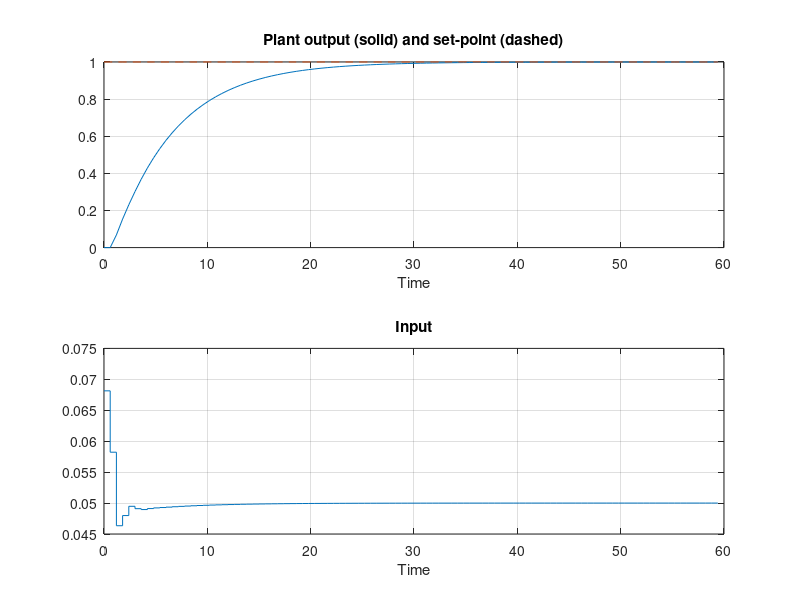

Write the MATLAB code that produced this figure.
%BASICMPC Basic Predictive Control without constraints. (Script file)
%
% Implements unconstrained MPC for stable SISO discrete-time system 
% defined as LTI object.
%
% The following are editable parameters (most have defaults):
% Tref: Time constant of exponential reference trajectory
% Ts:   Sampling interval 
% plant: Plant definition  (discrete-time SISO LTI object)
% model: Model definition  (discrete-time SISO LTI object)
% P: Vector of coincidence points
% M: Control horizon
% tend: Duration of simulation
% setpoint: Setpoint trajectory (column vector) - length must exceed
%           no of steps in simulation by at least max(P).
% umpast, uppast, ympast, yppast: Initial conditions of plant & model.
%
% Assumes Matlab 5.3. Uses Control Toolbox LTI object class. 
% No other toolboxes required.

%% J.M.Maciejowski, 8 March 1999. Revised 22.3.99, 15.12.99.
%% Copyright(C) 1999. All Rights Reserved.
%% Cambridge University Engineering Department.
clear all
close all
%%%%%%%%%%%%%%%%% PROBLEM DEFINITION:

% Define time-constant of reference trajectory Tref:
Tref = 6;

% Define sampling interval Ts (default Tref/10):
if Tref == 0,
  Ts = 1;
else
  Ts = Tref/10;
end

% Define plant as SISO discrete-time 'lti' object 'plant'
%%%%%  CHANGE FROM  HERE TO DEFINE NEW PLANT %%%%%
nump=1;
denp=[1,-1.4,0.45];
plant = tf(nump,denp,Ts);
%%%%%  CHANGE UP TO HERE TO DEFINE NEW PLANT  %%%%%
plant = tf(plant);  % Coerce to transfer function form
nump = get(plant,'num'); nump = nump{:}; % Get numerator polynomial
denp = get(plant,'den'); denp = denp{:}; % Get denominator polynomial
nnump = length(nump)-1; % Degree of plant numerator
ndenp = length(denp)-1; % Degree of plant denominator
if nump(1)~=0, error('Plant must be strictly proper'), end;
if any(abs(roots(denp))>1), disp('Warning: Unstable plant'), end

% Define model as SISO discrete-time 'lti' object 'model' 
% (default model=plant):
%%%%%  CHANGE FROM  HERE TO DEFINE NEW MODEL %%%%%
model = plant;
%%%%%  CHANGE UP TO HERE TO DEFINE NEW MODEL  %%%%%
model = tf(model);  % Coerce to transfer function form
numm = get(model,'num'); numm = numm{:}; % Get numerator polynomial
denm = get(model,'den'); denm = denm{:}; % Get denominator polynomial
nnumm = length(numm)-1; % Degree of model numerator
ndenm = length(denm)-1; % Degree of model denominator
if numm(1)~=0, error('Model must be strictly proper'), end;
if any(abs(roots(denm))>1), disp('Warning: Unstable model'), end

nump=[zeros(1,ndenp-nnump-1),nump]; % Pad numerator with leading zeros
numm=[zeros(1,ndenm-nnumm-1),numm]; % Pad numerator with leading zeros

% Define prediction horizon P (steps)(default corresponds to 0.8*Tref):
if Tref == 0,
  P = 5;
else
  P = round(0.8*Tref/Ts);
end

% Define control horizon (default 1):
M = 1;

% Compute model step response values over coincidence horizon:
stepresp = step(model,[0:Ts:max(P)*Ts]);
theta = zeros(length(P),M);
for j=1:length(P),
  theta(j,:) = [stepresp(P(j):-1:max(P(j)-M+1,1))',zeros(1,M-P(j))];
end
S = stepresp(P);

% Compute reference error factor at coincidence points:
% (Exponential approach of reference trajectory to set-point)
if Tref == 0,  % Immediate jump back to set-point trajectory
  errfac = zeros(length(P),1);
else
  errfac = exp(-P*Ts/Tref);
end

%%%%%%%%%%%%%%%% SIMULATION PARAMETERS:

if Tref == 0,
  tend = 100*Ts;
else
  tend = 10*Tref; % Duration of simulation (default 10*Tref)
end
nsteps = floor(tend/Ts); % (Number of steps in simulation).
tvec = (0:nsteps-1)'*Ts; % Column vector of time points (first one 0)

% Define set-point (column) vector (default constant 1):
setpoint = ones(nsteps+max(P),1);

% Define vectors to hold input and output signals, initialised to 0:
uu = zeros(nsteps,1); % Input
yp = zeros(nsteps,1); % Plant Output
ym = zeros(nsteps,1); % Model Output

% Initial conditions:
umpast = zeros(ndenm,1);
uppast = zeros(ndenp,1);
ympast = zeros(ndenm,1);  % For model response
yppast = zeros(ndenp,1);  % For plant response

%%%%%%%%%%%%%%%% SIMULATION:

for k=1:nsteps,

  % Define reference trajectory at coincidence points:
  errornow = setpoint(k)-yp(k);
  reftraj = setpoint(k+P) - errornow*errfac;

  % Free response of model over prediction horizon:
  yfpast = ympast;
  ufpast = umpast;
  for kk=1:max(P), % Prediction horizon
    ymfree(kk) = numm(2:nnumm+1)*ufpast-denm(2:ndenm+1)*yfpast;
    yfpast=[ymfree(kk);yfpast(1:length(yfpast)-1)];
	ufpast=[ufpast(1);ufpast(1:length(ufpast)-1)];
  end
  
  % Compute input signal uu(k):
  if k>1,
    dutraj = theta\(reftraj-ymfree(P)');
    uu(k) = dutraj(1) + uu(k-1);  
  else
	dutraj = theta\(reftraj-ymfree(P)');
	uu(k) = dutraj(1) + umpast(1);
  end
  
  % Simulate plant:
  % Update past plant inputs
  uppast = [uu(k);uppast(1:length(uppast)-1)];
  yp(k+1) = -denp(2:ndenp+1)*yppast+nump(2:nnump+1)*uppast; % Simulation
  % Update past plant outputs
  yppast = [yp(k+1);yppast(1:length(yppast)-1)];


  % Simulate model:
  % Update past model inputs
  umpast = [uu(k);umpast(1:length(umpast)-1)];
  ym(k+1) = -denm(2:ndenm+1)*ympast+numm(2:nnumm+1)*umpast;  % Simulation
  % Update past model outputs
  ympast = [ym(k+1);ympast(1:length(ympast)-1)];

end % of simulation

%%%%%%%%%%%%%%%% PRESENTATION OF RESULTS:

disp('***** Results from script file BASICMPC :')
disp(['Tref = ',num2str(Tref),',  Ts = ',num2str(Ts),...
	  '  P = ',int2str(P'),' (steps),  M = ',int2str(M)])
diffpm = get(plant-model,'num');
if diffpm{:}==0,
  disp('Model = Plant')
else
  disp('Plant-Model mismatch')
end

figure
subplot(211)
% Plot output, solid line and set-point, dashed line:
plot(tvec,yp(1:nsteps),'-',tvec,setpoint(1:nsteps),'--');
grid; title('Plant output (solid) and set-point (dashed)')
xlabel('Time')

subplot(212)
% plot input signal as staircase graph:
stairs(tvec,uu,'-');
grid; title('Input')
xlabel('Time')
